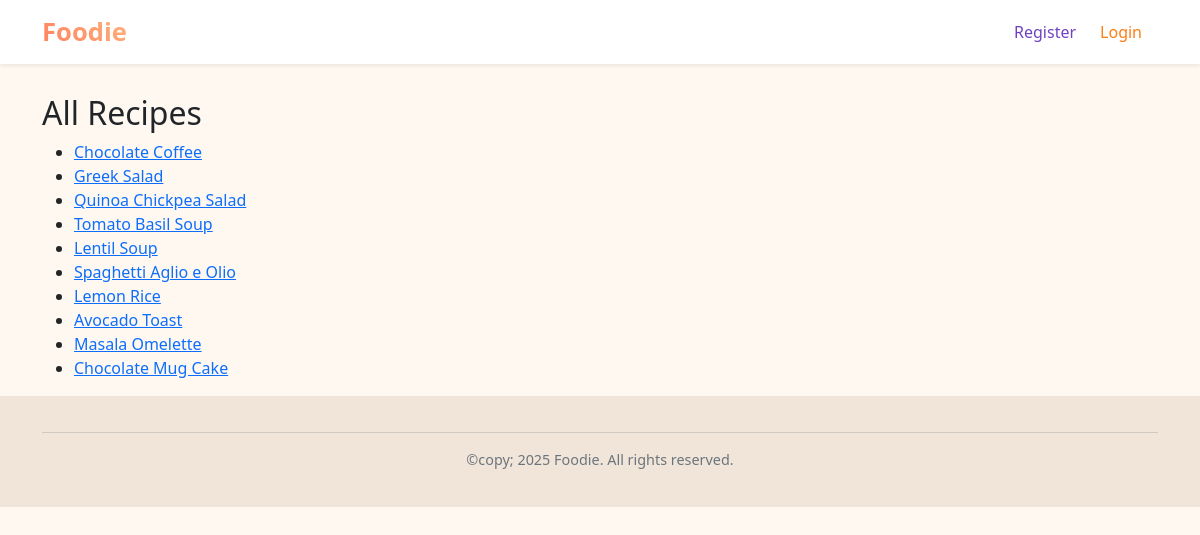
Page /sandbox/ on the earlier database version.
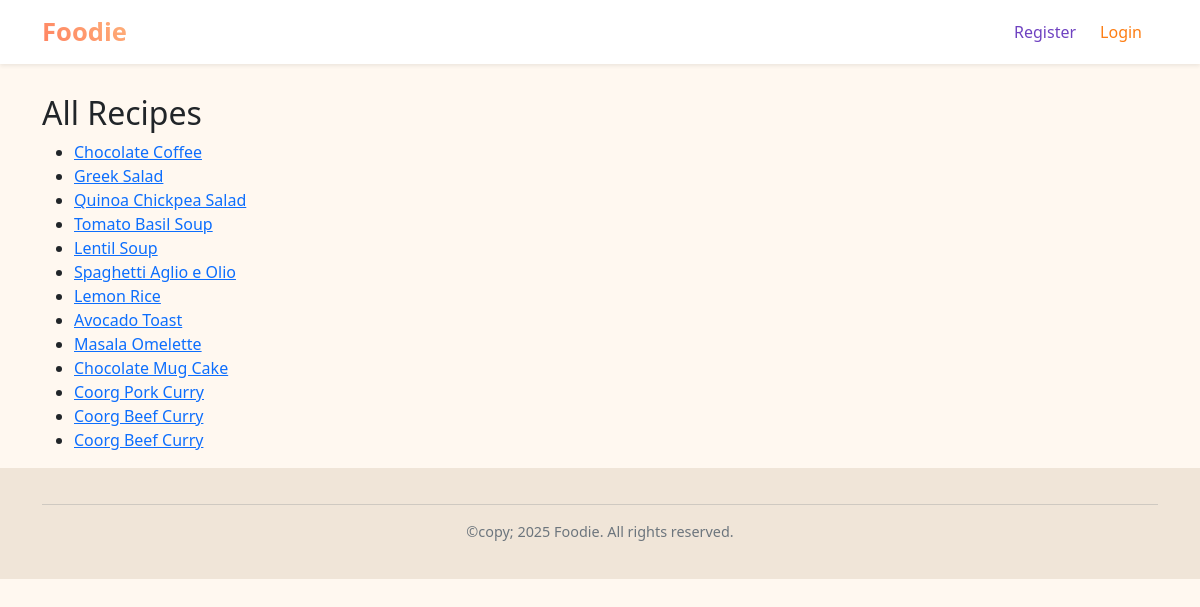
Same page on the later database version.
### recipes/models.py (models this page shows, shortened)
class Recipe(models.Model):
    name = models.CharField(max_length=100)
    description = models.TextField(null=True, blank=True)
    ingredients = models.TextField()
    directions = models.TextField()
    date_added = models.DateTimeField(auto_now_add=True, null=True, blank=True)
    category = models.ForeignKey(Category, on_delete=models.CASCADE)
    user = models.ForeignKey(User, on_delete=models.CASCADE, related_name='recipes', null=True, default=1)
    class Meta:
        ordering = ['date_added']

### sandbox/views.py (the view)
# urls.py: path("", RecipeListView.as_view(), name="recipe-list"),
class RecipeListView(ListView):
    model = Recipe                       # which model to fetch data from
    template_name = "sandbox/index.html" # which template to render
    context_object_name = "recipes"      # variable name in the template

### sandbox/templates/sandbox/index.html
{% extends "base.html" %} {% block content %}
<h2>All Recipes</h2>
<ul>
  {% for recipe in recipes %}
  <li>
    <a href="{% url 'recipe-detail' recipe.id %}"> {{ recipe.name }} </a>
  </li>
  {% endfor %}
</ul>
{% endblock content %}

### templates/base.html (shortened to what this page needs)
{% load django_bootstrap5 %}
<!DOCTYPE html>
<html lang="en">
  <head>
    {% bootstrap_css %}
  </head>
  <body>
    <header>
      <nav
        class="navbar navbar-expand-lg navbar-light bg-white shadow-sm fixed-top"
      >
        <div class="container">
          <a class="navbar-brand" href="{% url 'foodie_app:index' %}">Foodie</a>
          <div class="collapse navbar-collapse" id="mainNav">
            <ul class="navbar-nav ms-auto">
              {% if user.is_authenticated %}
              <li class="nav-item d-flex align-items-center">
                {% if user.profile.profile_photo %}
                <img
                  src="{{ user.profile.profile_photo.url }}"
                  alt="profile photo"
                  style="
                    width: 30px;
                    height: 30px;
                    border-radius: 50%;
                    margin-right: 5px;
                  "
                />
                {% endif %}
              </li>
              <li class="nav-item d-flex align-items-center">
                <span class="navbar-text"
                  >Welcome,
                  <a href="{% url 'accounts:edit_user_profile' %}">
                    {{ user.username }}
                  </a></span
                >
              </li>
              <li class="nav-item">
                <a
                  class="nav-link"
                  href="{% url 'foodie_app:add_recipe_no_genre' %}"
                  >Add Recipe</a
                >
              </li>
              <li class="nav-item">
                <a class="nav-link" href="{% url 'foodie_app:add_category' %}"
                  >Add Category</a
                >
              </li>
              <li class="nav-item d-flex align-items-center">
                <form
                  method="post"
                  action="{% url 'accounts:logout' %}"
                  class="d-inline"
                >
                  {% csrf_token %}
                  <button type="submit" class="btn btn-outline-danger btn-sm">
                    Logout
                  </button>
                </form>
              </li>
              {% else %}
              <li class="nav-item">
                <a class="nav-link" href="{% url 'accounts:register' %}"
                  >Register</a
                >
              </li>
              <li class="nav-item">
                <a class="nav-link" href="{% url 'accounts:login' %}">Login</a>
              </li>
              {% endif %}
            </ul>
          </div>
        </div>
      </nav>
    </header>
    <main class="container mt-4">
      {% block content %} {% endblock content %}
    </main>
    <footer>
      <div class="container">
        <hr />
        <p>©copy; 2025 Foodie. All rights reserved.</p>
      </div>
    </footer>
  </body>
</html>

### templates/base.html (style rules this page uses)
body { padding-top: 70px; background-color: #fff8f0; font-family: "Segoe UI", sans-serif; }
footer { background-color: #f0e5d8; padding: 20px 0; text-align: center; font-size: 0.9rem; color: #6c757d; }
.navbar-brand { font-weight: bold; font-size: 1.6rem; background: linear-gradient( 45deg, #ff7e5f, #feb47b ); -webkit-background-clip: text; -webkit-text-fill-color: transparent; }
.navbar-nav { display: flex; align-items: center; }
.nav-link { font-weight: 500; margin-right: 0.5rem; transition: color 0.3s ease; }
.nav-link[href*="register"] { color: #6f42c1; }
.nav-link[href*="login"] { color: #fd7e14; }

Differences in the rows shown:
added Recipe: name "Coorg Pork Curry"
added Recipe: name "Coorg Beef Curry"
added Recipe: name "Coorg Beef Curry"
